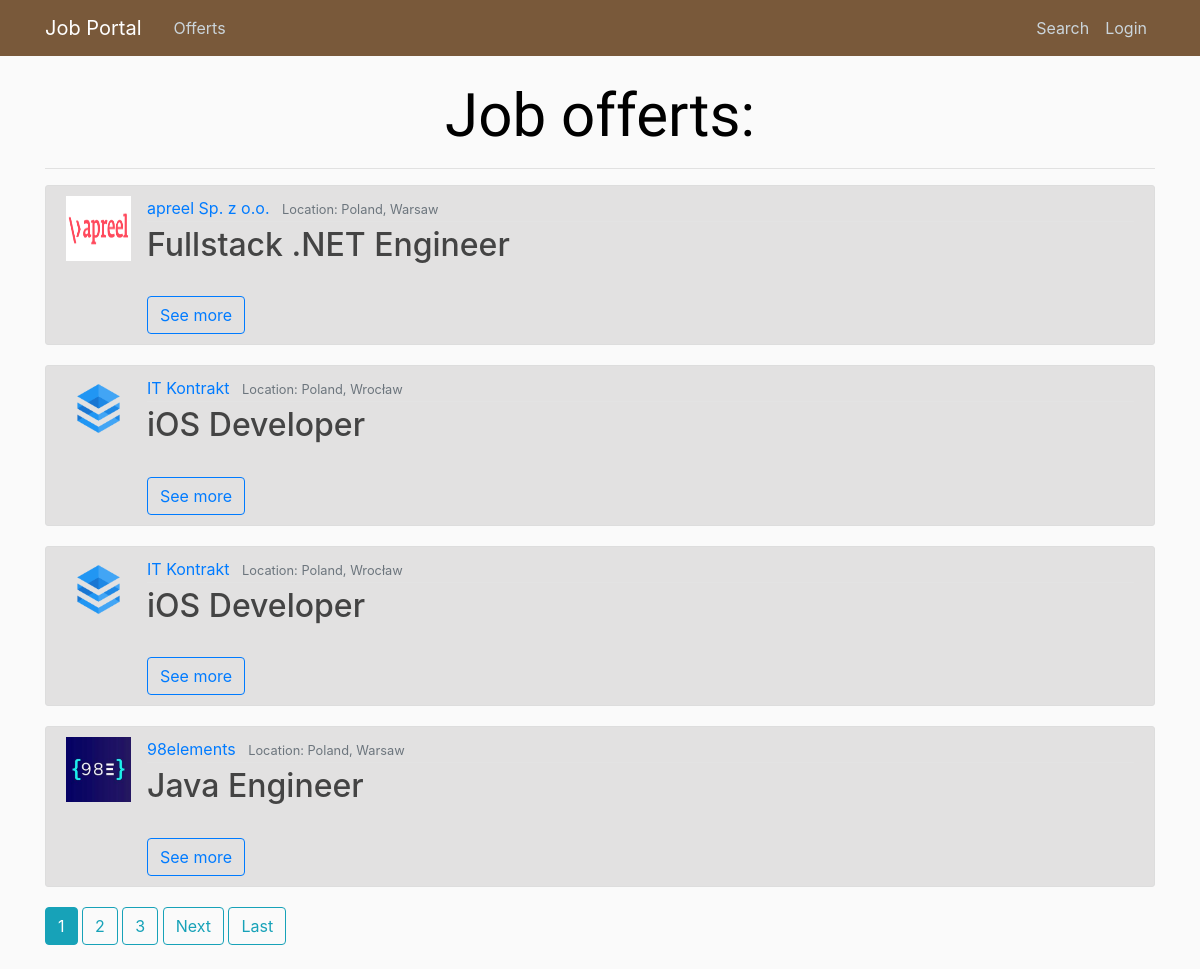
Page /offerts/ on the committed database.
### offerts/models.py (models this page shows, shortened)
class Offert(models.Model):
    author = models.ForeignKey(User, on_delete=models.CASCADE)
    position = models.CharField(max_length = 100)
    agency = models.ForeignKey(Agency, on_delete=models.CASCADE)
    remote = models.BooleanField(default=False)
    sal_types = (
        ('H', 'per hour'),
        ('M', 'monthly'),
    )
    salary_type = models.CharField(
        max_length=1,
        choices=sal_types,
        default='M',
    )
    min_salary = models.IntegerField(default=0)
    max_salary = models.IntegerField(default=0)
    publication_date = models.DateTimeField(auto_now_add = True)
    expiration_date = models.DateField(null=True, default=None)
    must_have = models.ManyToManyField('Tag')
    nice_to_have = models.CharField(max_length = 1000)
    duties = models.CharField(max_length = 1000)
    benefits = models.CharField(max_length = 1000)
    about = models.TextField(null=True)

class Agency(models.Model):
    company = models.ForeignKey(Company, on_delete=models.CASCADE)
    country = models.CharField(max_length = 100)
    location = models.CharField(max_length = 100)
    address = models.CharField(max_length = 200)
    weppage = models.URLField(null=True)
    email = models.EmailField()
    phone = models.CharField(max_length=15)
    class Meta:
        verbose_name_plural = "Agencies"

class Company(models.Model):
    name = models.CharField(max_length = 200, unique=True)
    logo = models.ImageField(upload_to = "logos/", null=True, default=None)
    webpage = models.URLField(null=True)
    about = models.CharField(max_length = 1000)
    class Meta:
        verbose_name_plural = "Companies"

### offerts/views.py (the view)
# urls.py: path('', OffertListView.as_view(), name = 'index'),
class OffertListView(ListView):
    model = Offert
    template_name = 'offerts/offert_list.html' # default: <app>/<model>_<viewtype>.html
    context_object_name = 'offerts'
    ordering = ['-publication_date'] # '-' -> from newest to oldest
    paginate_by = 4

### offerts/templates/offerts/offert_list.html (shortened to what this page needs)
{% extends 'base.html' %}
{% load static %}
    {% block body %}
      <h1> Job offerts: </h1>
      <hr>
      {% if offerts %}
        {% for offert in offerts %}
        <article class="media content-section">
        <img class="article-img" src="{{offert.agency.company.logo.url}}" alt="logo">
            <div class="media-body">
                <div class="article-metadata">
                  <a class="mr-2" href='#'>{{ offert.agency.company.name }}</a>
                  <small class="text-muted">Location: {{ offert.agency.country }}, {{offert.agency.location }}</small>
                </div>
                <h2><a class="article-title">{{ offert.position }}</a></h2>
                <br>
                <a href="{% url 'offerts:offertDetails' offert.id %}"><button type="button" class="btn btn-outline-primary">See more</button></a>
        </article>
      {% endfor %}
      {% if is_paginated %}
        {% for num in page_obj.paginator.page_range %}
          {% if page_obj.number == num %}
            <a class="btn btn-info mb-4" href="?page={{num}}">{{num}}</a>
          {% elif num > page_obj.number|add:'-3' and num < page_obj.number|add:'3' %}
            <a class="btn btn-outline-info mb-4" href="?page={{num}}">{{num}}</a>
          {% endif %}
        {% endfor %}
        {% if page_obj.has_next %}
          <a class="btn btn-outline-info mb-4" href="?page={{ page_obj.next_page_number }}">Next</a>
          <a class="btn btn-outline-info mb-4" href="?page={{ page_obj.paginator.num_pages }}">Last</a>
        {% endif %}
      {% endif %}
    {% else %}
      <h3>No offerts available.</h3>
    {% endif %}
  {% endblock %}

### offerts/static/main.css (style rules this page uses)
body { background: #fafafa; color: #333333; margin-top: 5rem; }
h1, h2, h3, h4, h5, h6 { color: #444444; }
.content-section { background: #e2e1e1; padding: 10px 20px; border: 1px solid #dddddd; border-radius: 3px; margin-bottom: 20px; }
.article-title { color: #444444; }
.article-img { height: 65px; width: 65px; margin-right: 16px; }
.article-metadata { padding-bottom: 1px; margin-bottom: 4px; border-bottom: 1px solid #e3e3e3 }

### offerts/static/offerts/index.css (style rules this page uses)
h1 { color: black; font-size: 60px; font-family: 'Amatic SC', cursive, monospace; text-align: center; }

### rows in the picture
Offert: agency.company.logo (picture), agency.company.name "apreel Sp. z o.o.", agency.country "Poland", agency.location "Warsaw", position "Fullstack .NET Engineer"
Offert: agency.company.logo (picture), agency.company.name "IT Kontrakt", agency.country "Poland", agency.location "Wrocław", position "iOS Developer"
Offert: agency.company.logo (picture), agency.company.name "IT Kontrakt", agency.country "Poland", agency.location "Wrocław", position "iOS Developer"
Offert: agency.company.logo (picture), agency.company.name "98elements", agency.country "Poland", agency.location "Warsaw", position "Java Engineer"

### other values in the picture
{{ num }} "1"
{{ num }} "2" "3"
